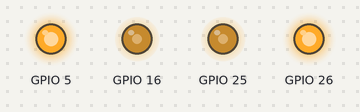
The program below on a simulated ESP32 board running MicroPython. Shown: output pins drawn as LEDs (lit = HIGH). What the program prints to the serial console is not drawn. At 4.0 s the program stops and its outputs stay as they are.

Above: at 0.1 s.
Timing chart, 0 to 1.6 s (numbered marks = the images above):
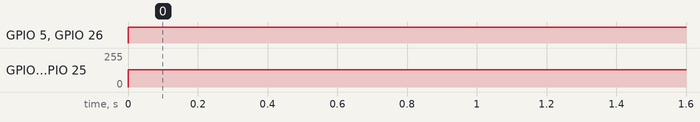

The program:

hero2.py
```python
from machine import Pin, PWM
from time import sleep

class motor:
   def __init__( self, p1n, p2n, f = 2000 ):
       self.p1n = p1n
       self.p2n = p2n
       self.f = f
       self.p1 = PWM( Pin( p1n ) )
       self.p1.freq( self.f )
       self.p2 = Pin( p2n, Pin.OUT )
       self.set( 0 )

   def set( self, v ):
       if v >= 0:
           self.p2.value( 1 )
       else:
           self.p2.value( 0 )
           v *= -1
           p1.duty( v * f // 100  )

m1 = motor( 25, 26 )
m2 = motor( 16, 5 )

print( "start" )

m1.set( 100 )
sleep( 1.0 )
m1.set( 0 )
sleep( 1.0 )

m2.set( 100 )
sleep( 1.0 )
m2.set( 0 )
sleep( 1.0 )

print( "done" )

       
```

Measured:
- by itself, GPIO 5, GPIO 26: LOW → HIGH at 0.00 s
- by itself, GPIO 16, GPIO 25: 0/255 → 128/255 at 0.00 s
